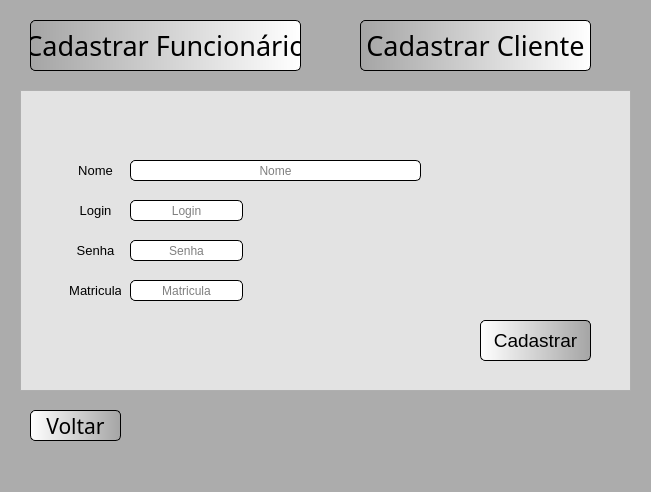
<?xml version="1.0" encoding="UTF-8"?>
<ui version="4.0">
 <class>MainWindow</class>
 <widget class="QMainWindow" name="MainWindow">
  <property name="geometry">
   <rect>
    <x>0</x>
    <y>0</y>
    <width>651</width>
    <height>492</height>
   </rect>
  </property>
  <property name="windowTitle">
   <string>MainWindow</string>
  </property>
  <property name="styleSheet">
   <string notr="true">background-color: rgb(172, 172, 172);</string>
  </property>
  <widget class="QWidget" name="centralwidget">
   <widget class="QPushButton" name="btCadFuncionario">
    <property name="geometry">
     <rect>
      <x>30</x>
      <y>20</y>
      <width>271</width>
      <height>51</height>
     </rect>
    </property>
    <property name="font">
     <font>
      <family>Dubai</family>
      <pointsize>20</pointsize>
     </font>
    </property>
    <property name="cursor">
     <cursorShape>PointingHandCursor</cursorShape>
    </property>
    <property name="styleSheet">
     <string notr="true">QPushButton{
background-color: qlineargradient(spread:pad, x1:0, y1:0, x2:1, y2:0, stop:0 rgba(165, 165, 165, 255), stop:1 rgba(255, 255, 255, 255));
border-radius: 5px;
border-style: outset;
border-width: 1px;
border-color: black;
}
QPushButton:hover{
background-color: qlineargradient(spread:reflect, x1:0, y1:0, x2:1, y2:0.943182, stop:0 rgba(255, 126, 248, 255), stop:1 rgba(119, 146, 220, 255));
}</string>
    </property>
    <property name="text">
     <string>Cadastrar Funcionário</string>
    </property>
   </widget>
   <widget class="QLabel" name="logoLoCarPequeno">
    <property name="geometry">
     <rect>
      <x>560</x>
      <y>0</y>
      <width>71</width>
      <height>51</height>
     </rect>
    </property>
    <property name="styleSheet">
     <string notr="true">background-color: rgb(172, 172, 172);</string>
    </property>
    <property name="text">
     <string/>
    </property>
    <property name="pixmap">
     <pixmap>../../AppData/PycharmProjects/LoCar/imagens/808107201585380077-64.png</pixmap>
    </property>
   </widget>
   <widget class="QPushButton" name="btCadCliente">
    <property name="geometry">
     <rect>
      <x>360</x>
      <y>20</y>
      <width>231</width>
      <height>51</height>
     </rect>
    </property>
    <property name="font">
     <font>
      <family>Dubai</family>
      <pointsize>20</pointsize>
     </font>
    </property>
    <property name="cursor">
     <cursorShape>PointingHandCursor</cursorShape>
    </property>
    <property name="styleSheet">
     <string notr="true">QPushButton{
background-color: qlineargradient(spread:pad, x1:0, y1:0, x2:1, y2:0, stop:0 rgba(165, 165, 165, 255), stop:1 rgba(255, 255, 255, 255));
border-radius: 5px;
border-style: outset;
border-width: 1px;
border-color: black;
}
QPushButton:hover{
background-color: qlineargradient(spread:reflect, x1:0, y1:0, x2:1, y2:0.943182, stop:0 rgba(255, 126, 248, 255), stop:1 rgba(119, 146, 220, 255));
}</string>
    </property>
    <property name="text">
     <string>Cadastrar Cliente</string>
    </property>
   </widget>
   <widget class="QPushButton" name="btVoltar">
    <property name="geometry">
     <rect>
      <x>30</x>
      <y>410</y>
      <width>91</width>
      <height>31</height>
     </rect>
    </property>
    <property name="font">
     <font>
      <family>Dubai</family>
      <pointsize>16</pointsize>
     </font>
    </property>
    <property name="cursor">
     <cursorShape>PointingHandCursor</cursorShape>
    </property>
    <property name="styleSheet">
     <string notr="true">QPushButton{
background-color: qlineargradient(spread:pad, x1:0, y1:0, x2:1, y2:0, stop:0 rgba(255, 255, 255, 255), stop:1 rgba(165, 165, 165, 255));
border-radius: 5px;
border-style: outset;
border-width: 1px;
border-color: black;

}

QPushButton:hover{
background-color: qlineargradient(spread:pad, x1:0, y1:0, x2:1, y2:0, stop:0 rgba(255, 248, 0, 255), stop:1 rgba(255, 134, 73, 255));
}

</string>
    </property>
    <property name="text">
     <string>Voltar</string>
    </property>
   </widget>
   <widget class="QFrame" name="frameCadFuncionario">
    <property name="geometry">
     <rect>
      <x>20</x>
      <y>90</y>
      <width>611</width>
      <height>301</height>
     </rect>
    </property>
    <property name="styleSheet">
     <string notr="true">background-color: rgb(227, 227, 227);
</string>
    </property>
    <property name="frameShape">
     <enum>QFrame::StyledPanel</enum>
    </property>
    <property name="frameShadow">
     <enum>QFrame::Raised</enum>
    </property>
    <widget class="QLineEdit" name="tbNomeFuncionario">
     <property name="geometry">
      <rect>
       <x>110</x>
       <y>70</y>
       <width>291</width>
       <height>21</height>
      </rect>
     </property>
     <property name="styleSheet">
      <string notr="true">background-color: rgb(255, 255, 255);
border-radius: 5px;
border-style: outset;
border-width: 1px;
border-color: black;</string>
     </property>
     <property name="alignment">
      <set>Qt::AlignCenter</set>
     </property>
     <property name="placeholderText">
      <string>Nome</string>
     </property>
    </widget>
    <widget class="QLineEdit" name="tbLoginFuncionario">
     <property name="geometry">
      <rect>
       <x>110</x>
       <y>110</y>
       <width>113</width>
       <height>21</height>
      </rect>
     </property>
     <property name="styleSheet">
      <string notr="true">background-color: rgb(255, 255, 255);
border-radius: 5px;
border-style: outset;
border-width: 1px;
border-color: black;</string>
     </property>
     <property name="alignment">
      <set>Qt::AlignCenter</set>
     </property>
     <property name="placeholderText">
      <string>Login</string>
     </property>
    </widget>
    <widget class="QLineEdit" name="tbSenhaFuncionario">
     <property name="geometry">
      <rect>
       <x>110</x>
       <y>150</y>
       <width>113</width>
       <height>21</height>
      </rect>
     </property>
     <property name="styleSheet">
      <string notr="true">background-color: rgb(255, 255, 255);
border-radius: 5px;
border-style: outset;
border-width: 1px;
border-color: black;</string>
     </property>
     <property name="echoMode">
      <enum>QLineEdit::Password</enum>
     </property>
     <property name="alignment">
      <set>Qt::AlignCenter</set>
     </property>
     <property name="placeholderText">
      <string>Senha</string>
     </property>
    </widget>
    <widget class="QLineEdit" name="tbMatriculaFuncionario">
     <property name="geometry">
      <rect>
       <x>110</x>
       <y>190</y>
       <width>113</width>
       <height>21</height>
      </rect>
     </property>
     <property name="styleSheet">
      <string notr="true">background-color: rgb(255, 255, 255);
border-radius: 5px;
border-style: outset;
border-width: 1px;
border-color: black;</string>
     </property>
     <property name="text">
      <string/>
     </property>
     <property name="alignment">
      <set>Qt::AlignCenter</set>
     </property>
     <property name="placeholderText">
      <string>Matricula</string>
     </property>
    </widget>
    <widget class="QPushButton" name="btCadastrarFuncionario">
     <property name="geometry">
      <rect>
       <x>460</x>
       <y>230</y>
       <width>111</width>
       <height>41</height>
      </rect>
     </property>
     <property name="font">
      <font>
       <pointsize>14</pointsize>
      </font>
     </property>
     <property name="styleSheet">
      <string notr="true">QPushButton{
background-color: qlineargradient(spread:pad, x1:0, y1:0, x2:1, y2:0, stop:0 rgba(255, 255, 255, 255), stop:1 rgba(165, 165, 165, 255));
border-style: outset;
border-width: 1px;
border-color: black;
border-radius: 5px;
}

QPushButton:hover{
background-color: qlineargradient(spread:pad, x1:0, y1:0, x2:1, y2:0, stop:0 rgba(19, 226, 4, 255), stop:1 rgba(148, 209, 6, 255));
}


</string>
     </property>
     <property name="text">
      <string>Cadastrar</string>
     </property>
    </widget>
    <widget class="QLabel" name="labelNomeFuncionario">
     <property name="geometry">
      <rect>
       <x>50</x>
       <y>70</y>
       <width>51</width>
       <height>21</height>
      </rect>
     </property>
     <property name="font">
      <font>
       <pointsize>10</pointsize>
      </font>
     </property>
     <property name="text">
      <string>Nome</string>
     </property>
     <property name="alignment">
      <set>Qt::AlignCenter</set>
     </property>
    </widget>
    <widget class="QLabel" name="labelLoginFuncionario">
     <property name="geometry">
      <rect>
       <x>50</x>
       <y>110</y>
       <width>51</width>
       <height>21</height>
      </rect>
     </property>
     <property name="font">
      <font>
       <pointsize>10</pointsize>
      </font>
     </property>
     <property name="text">
      <string>Login</string>
     </property>
     <property name="alignment">
      <set>Qt::AlignCenter</set>
     </property>
    </widget>
    <widget class="QLabel" name="labelSenhaFuncionario">
     <property name="geometry">
      <rect>
       <x>50</x>
       <y>150</y>
       <width>51</width>
       <height>21</height>
      </rect>
     </property>
     <property name="font">
      <font>
       <pointsize>10</pointsize>
      </font>
     </property>
     <property name="text">
      <string>Senha</string>
     </property>
     <property name="alignment">
      <set>Qt::AlignCenter</set>
     </property>
    </widget>
    <widget class="QLabel" name="labelSenhaFuncionario_2">
     <property name="geometry">
      <rect>
       <x>50</x>
       <y>190</y>
       <width>51</width>
       <height>21</height>
      </rect>
     </property>
     <property name="font">
      <font>
       <pointsize>10</pointsize>
      </font>
     </property>
     <property name="text">
      <string>Matricula</string>
     </property>
     <property name="alignment">
      <set>Qt::AlignCenter</set>
     </property>
    </widget>
   </widget>
   <widget class="QFrame" name="frameCadCliente">
    <property name="geometry">
     <rect>
      <x>20</x>
      <y>90</y>
      <width>611</width>
      <height>301</height>
     </rect>
    </property>
    <property name="styleSheet">
     <string notr="true">background-color: rgb(227, 227, 227);
</string>
    </property>
    <property name="frameShape">
     <enum>QFrame::StyledPanel</enum>
    </property>
    <property name="frameShadow">
     <enum>QFrame::Raised</enum>
    </property>
    <widget class="QLineEdit" name="tbNomeCliente">
     <property name="geometry">
      <rect>
       <x>110</x>
       <y>39</y>
       <width>291</width>
       <height>21</height>
      </rect>
     </property>
     <property name="styleSheet">
      <string notr="true">background-color: rgb(255, 255, 255);
border-radius: 5px;
border-style: outset;
border-width: 1px;
border-color: black;</string>
     </property>
     <property name="alignment">
      <set>Qt::AlignCenter</set>
     </property>
     <property name="placeholderText">
      <string>Nome</string>
     </property>
    </widget>
    <widget class="QLineEdit" name="tbLoginCliente">
     <property name="geometry">
      <rect>
       <x>110</x>
       <y>100</y>
       <width>113</width>
       <height>21</height>
      </rect>
     </property>
     <property name="styleSheet">
      <string notr="true">background-color: rgb(255, 255, 255);
border-radius: 5px;
border-style: outset;
border-width: 1px;
border-color: black;</string>
     </property>
     <property name="alignment">
      <set>Qt::AlignCenter</set>
     </property>
     <property name="placeholderText">
      <string>Login</string>
     </property>
    </widget>
    <widget class="QLineEdit" name="tbSenhaCliente">
     <property name="geometry">
      <rect>
       <x>110</x>
       <y>130</y>
       <width>113</width>
       <height>21</height>
      </rect>
     </property>
     <property name="styleSheet">
      <string notr="true">background-color: rgb(255, 255, 255);
border-radius: 5px;
border-style: outset;
border-width: 1px;
border-color: black;</string>
     </property>
     <property name="echoMode">
      <enum>QLineEdit::Password</enum>
     </property>
     <property name="alignment">
      <set>Qt::AlignCenter</set>
     </property>
     <property name="placeholderText">
      <string>Senha</string>
     </property>
    </widget>
    <widget class="QLineEdit" name="tbCPFCliente">
     <property name="geometry">
      <rect>
       <x>110</x>
       <y>160</y>
       <width>181</width>
       <height>21</height>
      </rect>
     </property>
     <property name="styleSheet">
      <string notr="true">background-color: rgb(255, 255, 255);
border-radius: 5px;
border-style: outset;
border-width: 1px;
border-color: black;</string>
     </property>
     <property name="text">
      <string/>
     </property>
     <property name="alignment">
      <set>Qt::AlignCenter</set>
     </property>
     <property name="placeholderText">
      <string>CPF</string>
     </property>
    </widget>
    <widget class="QPushButton" name="btCadastrarCliente">
     <property name="geometry">
      <rect>
       <x>460</x>
       <y>230</y>
       <width>111</width>
       <height>41</height>
      </rect>
     </property>
     <property name="font">
      <font>
       <pointsize>14</pointsize>
      </font>
     </property>
     <property name="styleSheet">
      <string notr="true">QPushButton{
background-color: qlineargradient(spread:pad, x1:0, y1:0, x2:1, y2:0, stop:0 rgba(255, 255, 255, 255), stop:1 rgba(165, 165, 165, 255));
border-style: outset;
border-width: 1px;
border-color: black;
border-radius: 5px;
}

QPushButton:hover{
background-color: qlineargradient(spread:pad, x1:0, y1:0, x2:1, y2:0, stop:0 rgba(19, 226, 4, 255), stop:1 rgba(148, 209, 6, 255));
}


</string>
     </property>
     <property name="text">
      <string>Cadastrar</string>
     </property>
    </widget>
    <widget class="QLineEdit" name="tbCNHCliente">
     <property name="geometry">
      <rect>
       <x>110</x>
       <y>190</y>
       <width>171</width>
       <height>21</height>
      </rect>
     </property>
     <property name="styleSheet">
      <string notr="true">background-color: rgb(255, 255, 255);
border-radius: 5px;
border-style: outset;
border-width: 1px;
border-color: black;</string>
     </property>
     <property name="text">
      <string/>
     </property>
     <property name="alignment">
      <set>Qt::AlignCenter</set>
     </property>
     <property name="placeholderText">
      <string>CNH</string>
     </property>
    </widget>
    <widget class="QLineEdit" name="tbNCartaoCliente">
     <property name="geometry">
      <rect>
       <x>110</x>
       <y>220</y>
       <width>211</width>
       <height>21</height>
      </rect>
     </property>
     <property name="styleSheet">
      <string notr="true">background-color: rgb(255, 255, 255);
border-radius: 5px;
border-style: outset;
border-width: 1px;
border-color: black;</string>
     </property>
     <property name="text">
      <string/>
     </property>
     <property name="alignment">
      <set>Qt::AlignCenter</set>
     </property>
     <property name="placeholderText">
      <string>nº Cartão</string>
     </property>
    </widget>
    <widget class="QLineEdit" name="tbTelefoneCliente">
     <property name="geometry">
      <rect>
       <x>110</x>
       <y>250</y>
       <width>141</width>
       <height>20</height>
      </rect>
     </property>
     <property name="styleSheet">
      <string notr="true">background-color: rgb(255, 255, 255);
border-radius: 5px;
border-style: outset;
border-width: 1px;
border-color: black;</string>
     </property>
     <property name="text">
      <string/>
     </property>
     <property name="alignment">
      <set>Qt::AlignCenter</set>
     </property>
     <property name="placeholderText">
      <string>Telefone</string>
     </property>
    </widget>
    <widget class="QLineEdit" name="tbEnderecoCliente">
     <property name="geometry">
      <rect>
       <x>110</x>
       <y>70</y>
       <width>291</width>
       <height>21</height>
      </rect>
     </property>
     <property name="styleSheet">
      <string notr="true">background-color: rgb(255, 255, 255);
border-radius: 5px;
border-style: outset;
border-width: 1px;
border-color: black;</string>
     </property>
     <property name="text">
      <string/>
     </property>
     <property name="alignment">
      <set>Qt::AlignCenter</set>
     </property>
     <property name="placeholderText">
      <string>Endereço</string>
     </property>
    </widget>
    <widget class="QLabel" name="labelNomeCliente">
     <property name="geometry">
      <rect>
       <x>50</x>
       <y>40</y>
       <width>51</width>
       <height>21</height>
      </rect>
     </property>
     <property name="font">
      <font>
       <pointsize>10</pointsize>
      </font>
     </property>
     <property name="text">
      <string>Nome</string>
     </property>
     <property name="alignment">
      <set>Qt::AlignCenter</set>
     </property>
    </widget>
    <widget class="QLabel" name="labelEnderecoCliente">
     <property name="geometry">
      <rect>
       <x>40</x>
       <y>70</y>
       <width>61</width>
       <height>21</height>
      </rect>
     </property>
     <property name="font">
      <font>
       <pointsize>10</pointsize>
      </font>
     </property>
     <property name="text">
      <string>Endereço</string>
     </property>
     <property name="alignment">
      <set>Qt::AlignCenter</set>
     </property>
    </widget>
    <widget class="QLabel" name="labelLoginCliente">
     <property name="geometry">
      <rect>
       <x>40</x>
       <y>100</y>
       <width>61</width>
       <height>21</height>
      </rect>
     </property>
     <property name="font">
      <font>
       <pointsize>10</pointsize>
      </font>
     </property>
     <property name="text">
      <string>Login</string>
     </property>
     <property name="alignment">
      <set>Qt::AlignCenter</set>
     </property>
    </widget>
    <widget class="QLabel" name="labelSenhaCliente">
     <property name="geometry">
      <rect>
       <x>40</x>
       <y>130</y>
       <width>61</width>
       <height>21</height>
      </rect>
     </property>
     <property name="font">
      <font>
       <pointsize>10</pointsize>
      </font>
     </property>
     <property name="text">
      <string>Senha</string>
     </property>
     <property name="alignment">
      <set>Qt::AlignCenter</set>
     </property>
    </widget>
    <widget class="QLabel" name="labelCPFCliente">
     <property name="geometry">
      <rect>
       <x>40</x>
       <y>160</y>
       <width>61</width>
       <height>21</height>
      </rect>
     </property>
     <property name="font">
      <font>
       <pointsize>10</pointsize>
      </font>
     </property>
     <property name="text">
      <string>CPF</string>
     </property>
     <property name="alignment">
      <set>Qt::AlignCenter</set>
     </property>
    </widget>
    <widget class="QLabel" name="labelCNHCliente">
     <property name="geometry">
      <rect>
       <x>40</x>
       <y>190</y>
       <width>61</width>
       <height>21</height>
      </rect>
     </property>
     <property name="font">
      <font>
       <pointsize>10</pointsize>
      </font>
     </property>
     <property name="text">
      <string>CNH</string>
     </property>
     <property name="alignment">
      <set>Qt::AlignCenter</set>
     </property>
    </widget>
    <widget class="QLabel" name="labelNCartaoCliente">
     <property name="geometry">
      <rect>
       <x>40</x>
       <y>220</y>
       <width>61</width>
       <height>21</height>
      </rect>
     </property>
     <property name="font">
      <font>
       <pointsize>10</pointsize>
      </font>
     </property>
     <property name="text">
      <string>nº Cartão</string>
     </property>
     <property name="alignment">
      <set>Qt::AlignCenter</set>
     </property>
    </widget>
    <widget class="QLabel" name="labelTelefoneCliente">
     <property name="geometry">
      <rect>
       <x>40</x>
       <y>250</y>
       <width>61</width>
       <height>21</height>
      </rect>
     </property>
     <property name="font">
      <font>
       <pointsize>10</pointsize>
      </font>
     </property>
     <property name="text">
      <string>nº Cartão</string>
     </property>
     <property name="alignment">
      <set>Qt::AlignCenter</set>
     </property>
    </widget>
   </widget>
   <zorder>logoLoCarPequeno</zorder>
   <zorder>btCadFuncionario</zorder>
   <zorder>btCadCliente</zorder>
   <zorder>btVoltar</zorder>
   <zorder>frameCadCliente</zorder>
   <zorder>frameCadFuncionario</zorder>
  </widget>
  <widget class="QMenuBar" name="menubar">
   <property name="geometry">
    <rect>
     <x>0</x>
     <y>0</y>
     <width>651</width>
     <height>21</height>
    </rect>
   </property>
  </widget>
  <widget class="QStatusBar" name="statusbar"/>
 </widget>
 <resources/>
 <connections/>
</ui>
